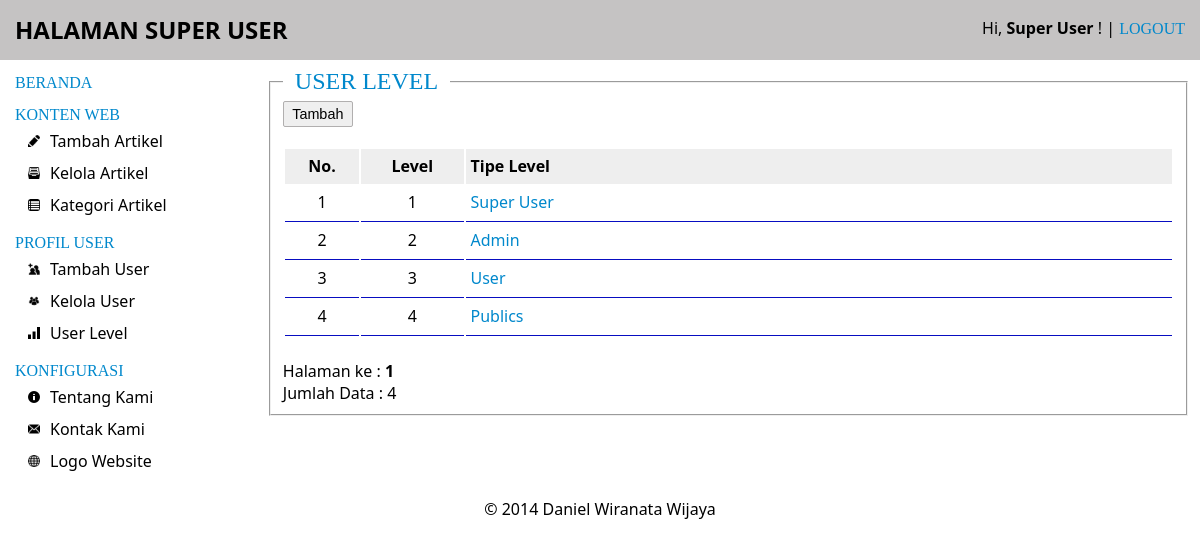
/user-level.php (signed in), run on the app's committed database.
### tables this page shows
CREATE TABLE IF NOT EXISTS `cw_user_level` (
`id` int(11) NOT NULL,
  `level_id` int(11) NOT NULL,
  `level_name` varchar(20) NOT NULL
);

### user-level.php (the view, shortened to what this page needs)
<!doctype html>
<html>
<head>
<link rel="stylesheet" type="text/css" href="css/style-admin.css">
</head>
<body>
<div id="container">
    <div id="header" class="column"><?php include("inc/header.php"); ?></div>
    <div id="body" class="column">
        <div id="left-column" class="column"><?php include("inc/nav.php"); ?></div>
        <div id="content" class="column">
        <fieldset>
            <legend><h2 class="menu" style="margin: 0 10px;">USER LEVEL</h2></legend>
            <div class="row"><a href="add-new-level.php"><input type="button" value="Tambah"></a></div>
            <table class="data-list">
            <thead>
              <th>No.</th>
              <th>Level</th>
              <th width="80%" align="left">Tipe Level</th>
            </thead>
			<?php
                $limit = 10;
                $offset = null;
                if(empty($page))
                {
                    $offset = 0;
                    $page = 1;
                }
                else
                    {
                        $offset = ($page - 1) * $limit;
                    }
                $sqlLevel = mysql_query("SELECT * FROM cw_user_level ORDER BY level_id ASC LIMIT $offset, $limit");
                if( mysql_num_rows($sqlLevel)>0 )
                {
                    $no = 1;
                    while( $level = mysql_fetch_array($sqlLevel) )
                    {
            ?>
                    <tr valign="top">
                      <td align="center"><?php echo $no; ?></td>
                      <td align="center"><?php echo $level['level_id']; ?></td>
                      <td><a href="update-level.php?id=<?php echo $level['id']; ?>"><span class="info"><?php echo $level['level_name']; ?></span></a></td>
                    </tr>
            <?php
                    $no++;
                    }
                }
                else
                    {
            ?>
                    <tr>
                      <td colspan="3">Tidak ada User Level</td>
                    </tr>
            <?php
                    }
            ?>
            </table>
            <br />
            <div>
            <?php
                $sql_paging = mysql_query("SELECT * FROM cw_user_level");
                $data = mysql_num_rows($sql_paging);
                $total_page = ceil($data / $limit);
                echo "Halaman ke : ";
                for($i = 1; $i <= $total_page; $i++)
                if($i != $page)
                {
                    echo "<a href=user-level.php?page=$i> $i </a> &nbsp;";
                }
                else
                    {
                        echo "<b> $i </b> &nbsp;";
                    }
                echo "<br /> Jumlah Data : " .$data;
            ?>
            </div>
        </fieldset>
        </div>
    </div>
    <div id="footer" class="column"><?php include("inc/footer.php"); ?></div>
</div>
</body>
</html>

### css/style-admin.css (style rules this page uses)
body { font-family: "Segoe UI"; font-size: 1em; }
a, a:visited { text-decoration: none; color: #000000; }
#left-column { width: 20% !important; margin-right: 20px; margin-top: -18px; margin-left: 2px; }
#content { width: 78% !important; }
#header, #body, #footer { clear: both; margin-bottom: 15px; }
#header { padding: 10px 15px; background-color: #C5C3C3; position: absolute; top: 0; left: 0; width: 100%; }
#body { margin-top: 68px; }
#footer { text-align: center; }
#header-title, #left-column, #content { float: left; }
.menu { text-transform: uppercase; font-family: "Trebuchet MS" !important; font-weight: 500; color: #0088CC; }
.info { color: #0088CC; font-size: 600; }
input[type="text"], input[type="password"], input[type="button"], input[type="submit"], input[type="reset"], textarea, select { border-radius: 2px; border: 1px solid #B1AFAF; font-size: .9em; }
input[type="text"], input[type="password"], input[type="button"], input[type="reset"], textarea, select { padding: .4em; }
input[type="submit"], input[type="button"], input[type="reset"] { padding: 4px; min-width: 70px; cursor: pointer; text-align: center; }
.row-space, .row { margin-bottom: 15px; }
.data-list thead th, .data-list tr td { height: 25px; padding: 5px; }
.data-list thead th { background-color: #EEEEEE; }
.data-list tr td { border-bottom: 1px solid #080DC1; }
.data-list { width: 100%; margin-top: 20px; }

### data on the page
cw_user_level: level "1", level_name "Super User"
cw_user_level: level "2", level_name "Admin"
cw_user_level: level "3", level_name "User"
cw_user_level: level "4", level_name "Publics"

### other printed values
$_SESSION['name'] "Super User"
$data "4"
